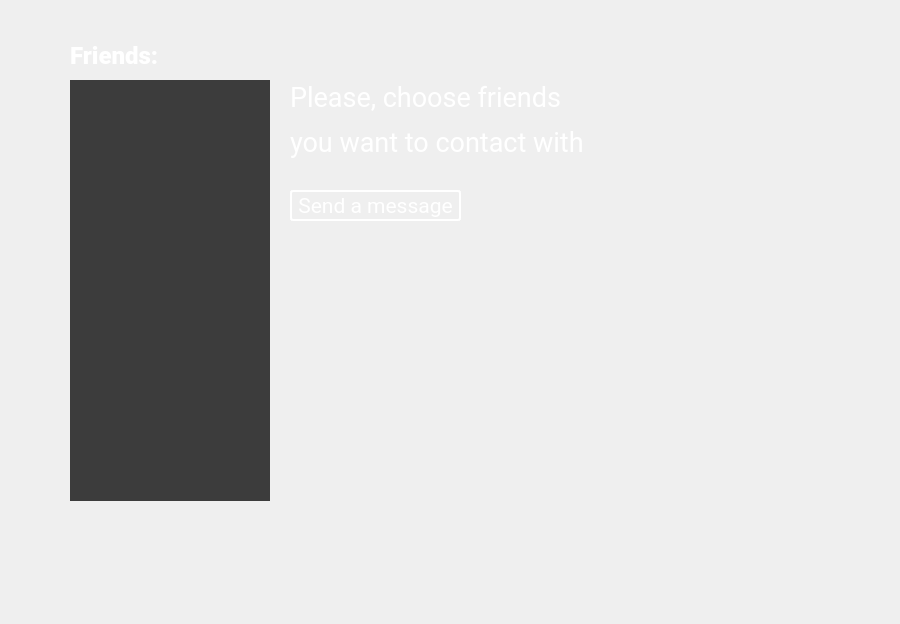
<?xml version="1.0" encoding="UTF-8"?>
<ui version="4.0">
 <class>AddChatCell</class>
 <widget class="QWidget" name="AddChatCell">
  <property name="geometry">
   <rect>
    <x>0</x>
    <y>0</y>
    <width>900</width>
    <height>624</height>
   </rect>
  </property>
  <property name="windowTitle">
   <string>Form</string>
  </property>
  <widget class="QPushButton" name="addC_addButton">
   <property name="geometry">
    <rect>
     <x>290</x>
     <y>190</y>
     <width>171</width>
     <height>31</height>
    </rect>
   </property>
   <property name="font">
    <font>
     <family>Roboto</family>
     <pointsize>16</pointsize>
     <weight>50</weight>
     <bold>false</bold>
    </font>
   </property>
   <property name="cursor">
    <cursorShape>PointingHandCursor</cursorShape>
   </property>
   <property name="styleSheet">
    <string notr="true">color: white; background: rgba(0,0,0,0); border: 2px solid white; border-radius: 3px;</string>
   </property>
   <property name="text">
    <string>Send a message</string>
   </property>
  </widget>
  <widget class="QScrollArea" name="scrollArea">
   <property name="geometry">
    <rect>
     <x>70</x>
     <y>80</y>
     <width>200</width>
     <height>421</height>
    </rect>
   </property>
   <property name="font">
    <font>
     <family>Roboto</family>
     <pointsize>11</pointsize>
    </font>
   </property>
   <property name="styleSheet">
    <string notr="true">background: rgba(0,0,0,0.5); border: 0px;</string>
   </property>
   <property name="widgetResizable">
    <bool>true</bool>
   </property>
   <widget class="QWidget" name="addC_friendList">
    <property name="geometry">
     <rect>
      <x>0</x>
      <y>0</y>
      <width>200</width>
      <height>421</height>
     </rect>
    </property>
    <property name="font">
     <font>
      <family>等线</family>
      <pointsize>10</pointsize>
     </font>
    </property>
    <property name="styleSheet">
     <string notr="true">background: rgba(0,0,0,0.5); border: 0px;</string>
    </property>
   </widget>
  </widget>
  <widget class="QLabel" name="label">
   <property name="geometry">
    <rect>
     <x>290</x>
     <y>80</y>
     <width>311</width>
     <height>81</height>
    </rect>
   </property>
   <property name="font">
    <font>
     <family>Roboto</family>
     <pointsize>11</pointsize>
     <weight>50</weight>
     <bold>false</bold>
    </font>
   </property>
   <property name="styleSheet">
    <string notr="true">color: white; background: rgba(0,0,0,0);</string>
   </property>
   <property name="text">
    <string>&lt;html&gt;&lt;head/&gt;&lt;body&gt;&lt;p align=&quot;justify&quot;&gt;&lt;span style=&quot; font-size:20pt;&quot;&gt;Please, choose friends&lt;/span&gt;&lt;/p&gt;&lt;p align=&quot;justify&quot;&gt;&lt;span style=&quot; font-size:20pt;&quot;&gt;you want to contact with&lt;/span&gt;&lt;/p&gt;&lt;/body&gt;&lt;/html&gt;</string>
   </property>
  </widget>
  <widget class="QLabel" name="label_2">
   <property name="geometry">
    <rect>
     <x>70</x>
     <y>40</y>
     <width>111</width>
     <height>31</height>
    </rect>
   </property>
   <property name="font">
    <font>
     <family>Roboto Black</family>
     <pointsize>11</pointsize>
     <weight>75</weight>
     <bold>true</bold>
    </font>
   </property>
   <property name="styleSheet">
    <string notr="true">color: white; background: rgba(0,0,0,0);</string>
   </property>
   <property name="text">
    <string>&lt;html&gt;&lt;head/&gt;&lt;body&gt;&lt;p align=&quot;justify&quot;&gt;&lt;span style=&quot; font-size:18pt; font-weight:400;&quot;&gt;Friends:&lt;/span&gt;&lt;/p&gt;&lt;/body&gt;&lt;/html&gt;</string>
   </property>
  </widget>
 </widget>
 <resources/>
 <connections/>
</ui>
